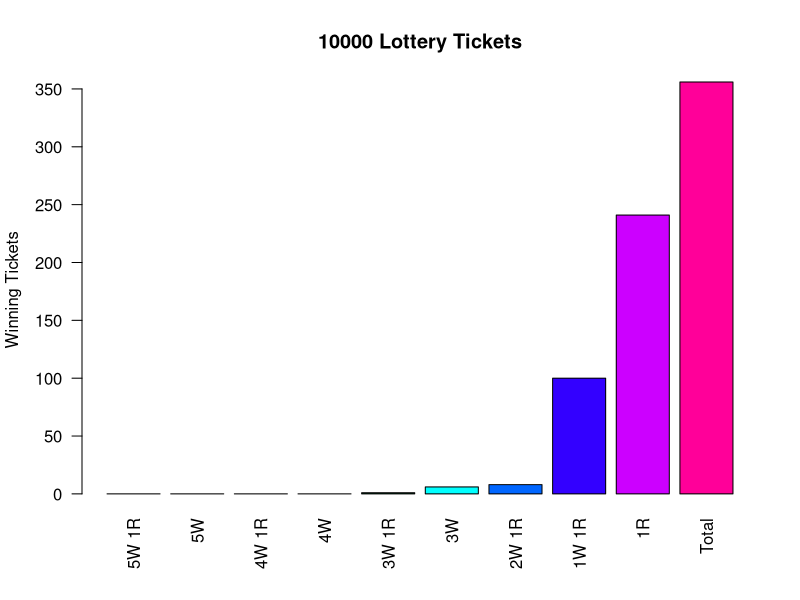
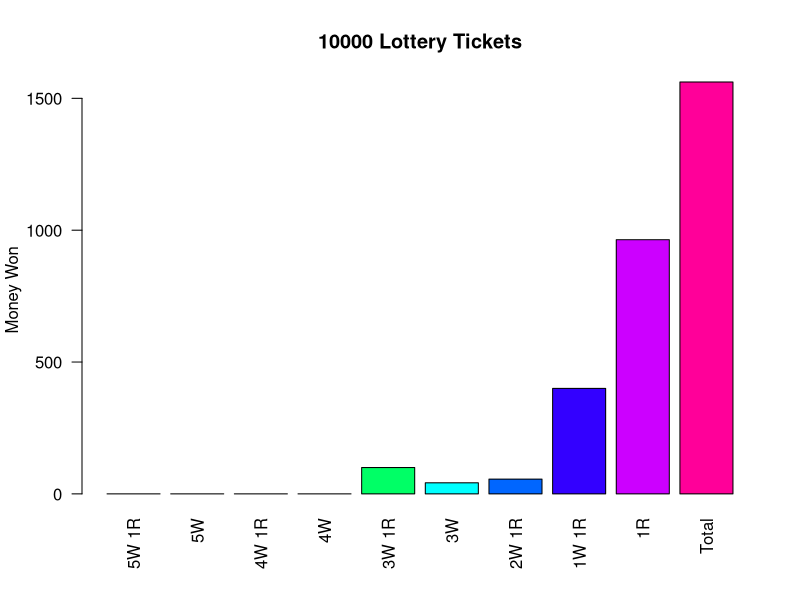
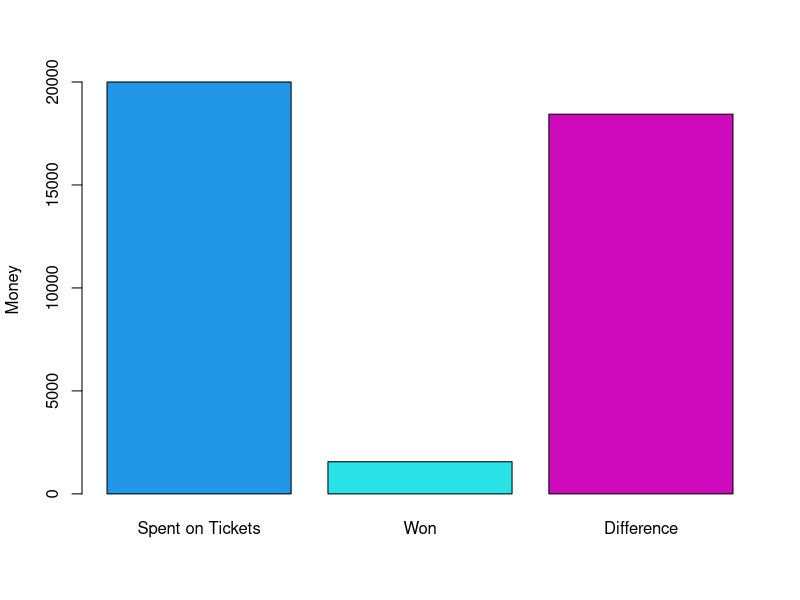

Generate these figures, in order, with R:
## ---- chunk 1
n=as.integer(10000) ## Change the amount of tickets bought here

## ---- chunk 2
GRANDPRIZE=as.integer(60000000) #Change grand prize here
## ---- chunk 3
winning.ticket=c(sort(sample(69,5)),sample(26,1))
winning.ticket
ticket=NULL
ticket=list(ticket)

powerball=rep(1:26,ceiling(n/26)+1)
#for (i in 1:n){ 
#  ticket[[i]]= c(sort(sample(69,5)),powerball[i])
#}
for (i in 1:n){ 
  ticket[[i]]= c(sort(sample(69,5)),sample(26,1))
}
sum.5w.1r=0
sum.5w=0
sum.4w.1r=0
sum.4w=0
sum.3w.1r=0
sum.3w=0
sum.2w.1r=0
sum.1w.1r=0
sum.1r=0
win.ticket=NULL
win.ticket=list(win.ticket)
for(i in 1:n){
if (sum(ticket[[i]]==winning.ticket)==6){
      sum.5w.1r=sum.5w.1r+1
    win.ticket[[i]]=ticket[[i]]}
    else if(sum(ticket[[i]][1:5]==winning.ticket[1:5])==5){
      sum.5w=sum.5w+1
    win.ticket[[i]]=ticket[[i]]}
    else if(sum(ticket[[i]][1:5]%in%winning.ticket[1:5])==4 && sum(ticket[[i]][6]==winning.ticket[6])==1){
      sum.4w.1r=sum.4w.1r+1
    win.ticket[[i]]=ticket[[i]]}
    else if(sum(ticket[[i]][1:5]%in%winning.ticket[1:5])==4){
      sum.4w=sum.4w+1
    win.ticket[[i]]=ticket[[i]]}
    else if(sum(ticket[[i]][1:5]%in%winning.ticket[1:5])==3 && sum(ticket[[i]][6]==winning.ticket[6])==1){
      sum.3w.1r=sum.3w.1r+1
    win.ticket[[i]]=ticket[[i]]}
    else if(sum(ticket[[i]][1:5]%in%winning.ticket[1:5])==3){
      sum.3w=sum.3w+1
    win.ticket[[i]]=ticket[[i]]}
    else if(sum(ticket[[i]][1:5]%in%winning.ticket[1:5])==2 && sum(ticket[[i]][6]==winning.ticket[6])==1){
      sum.2w.1r=sum.2w.1r+1
    win.ticket[[i]]=ticket[[i]]}
    else if(sum(ticket[[i]][1:5]%in%winning.ticket[1:5])==1 && sum(ticket[[i]][6]==winning.ticket[6])==1){
      sum.1w.1r=sum.1w.1r+1
    win.ticket[[i]]=ticket[[i]]}
    else if(sum(ticket[[i]][6]==winning.ticket[6])==1){
      sum.1r=sum.1r+1
    win.ticket[[i]]=ticket[[i]]
    }
}
win.ticket=split(unlist(win.ticket), ceiling(seq_along(unlist(win.ticket))/6))
winnings=sum.5w.1r*GRANDPRIZE+sum.5w*1000000+sum.4w.1r*50000+sum.4w*100+sum.3w.1r*100+sum.3w*7+sum.2w.1r*7+sum.1w.1r*4+sum.1r*4
## ---- chunk 4
 ## **Winning Tickets** 
for(i in 1:length(win.ticket)){
  if (sum(win.ticket[[i]]==winning.ticket)==6)
    print(paste(win.ticket[i],"5 Whites + Powerball Matched ($Grand Prize)"))
  
  else if(sum(win.ticket[[i]][1:5]==winning.ticket[1:5])==5)
    print(paste(win.ticket[i],"5 Whites Matched ($1,000,000"))
  
  else if(sum(win.ticket[[i]]%in%winning.ticket[1:5])==4 && sum(ticket[[i]][6]==winning.ticket[6])==1)
    print(paste(win.ticket[i],"4 Whites + Powerball Matched ($50,000)"))
  
  else if(sum(win.ticket[[i]][1:5]%in%winning.ticket[1:5])==4)
    print(paste(win.ticket[i],"4 Whites Matched ($100)"))
    
  else if(sum(win.ticket[[i]][1:5]%in%winning.ticket[1:5])==3 && sum(ticket[[i]][6]==winning.ticket[6])==1)
    print(paste(win.ticket[i],"3 Whites + Powerball Matched ($100)"))
  
else if(sum(win.ticket[[i]][1:5]%in%winning.ticket[1:5])==2 && sum(ticket[[i]][6]==winning.ticket[6])==1)
    print(paste(win.ticket[i],"2 Whites + Powerball Matched ($7)"))  
    
  else if(sum(win.ticket[[i]][1:5]%in%winning.ticket[1:5])==3)
    print(paste(win.ticket[i],"3 Whites Matched ($7)"))
    
  else if(sum(win.ticket[[i]][1:5]%in%winning.ticket[1:5])==1 && sum(ticket[[i]][6]==winning.ticket[6])==1)
    print(paste(win.ticket[i],"1 White + Powerball Matched ($4)"))
    
  else if(sum(win.ticket[[i]][6]==winning.ticket[6])==1)
    print(paste(win.ticket[i],"Power Ball Matched ($4)"))
}
## ---- chunk 5
win.ticket2=win.ticket
for(i in 1:length(win.ticket2)){
  if (sum(win.ticket2[[i]]==winning.ticket)==6)
    win.ticket2[[i]][7]=9+100
  else if(sum(win.ticket2[[i]][1:5]==winning.ticket[1:5])==5)
    win.ticket2[[i]][7]=8+100  
  else if(sum(win.ticket2[[i]]%in%winning.ticket[1:5])==4 && sum(win.ticket2[[i]][6]==winning.ticket[6])==1)
    win.ticket2[[i]][7]=7+100
  else if(sum(win.ticket2[[i]][1:5]%in%winning.ticket[1:5])==4)
    win.ticket2[[i]][7]=6+100
  else if(sum(win.ticket2[[i]][1:5]%in%winning.ticket[1:5])==3 && sum(win.ticket2[[i]][6]==winning.ticket[6])==1)
    win.ticket2[[i]][7]=5+100
  else if(sum(win.ticket2[[i]][1:5]%in%winning.ticket[1:5])==3)
    win.ticket2[[i]][7]=3+100
  else if(sum(win.ticket2[[i]][1:5]%in%winning.ticket[1:5])==2 && sum(win.ticket2[[i]][6]==winning.ticket[6])==1)
    win.ticket2[[i]][7]=4+100
  else if(sum(win.ticket2[[i]][1:5]%in%winning.ticket[1:5])==1 && sum(win.ticket2[[i]][6]==winning.ticket[6])==1)
    win.ticket2[[i]][7]=2+100
  else if(sum(win.ticket2[[i]][6]==winning.ticket[6])==1)
    win.ticket2[[i]][7]=1+100
}
po=unlist(win.ticket2)
names(po)=NULL
best.ticket=which(po[seq(7,length(win.ticket2)*7,by=7)]==max(po[seq(7,length(win.ticket2)*7,by=7)]))[1]

best.ticket=win.ticket[[best.ticket]]
la=TRUE
while(la){
       if (sum(best.ticket==winning.ticket)==6){
    print(cat(best.ticket,"     5 Whites + Powerball Matched ($Grand Prize)"))
         print(break)
       }
       if(sum(best.ticket[1:5]==winning.ticket[1:5])==5){ 
    print(cat(best.ticket,"     5 Whites Matched ($1,000,000"))
         print(break)
       }
       if(sum(best.ticket%in%winning.ticket[1:5])==4 && sum(best.ticket[6]==winning.ticket[6])==1){ 
    print(cat(best.ticket,"     4 Whites + Powerball Matched ($50,000)"))
         print(break)
       }
       if(sum(best.ticket[1:5]%in%winning.ticket[1:5])==4){ 
    print(cat(best.ticket,"     4 Whites Matched ($100)"))
         print(break)
       }
       if(sum(best.ticket[1:5]%in%winning.ticket[1:5])==3 && sum(best.ticket[6]==winning.ticket[6])==1){ 
    print(cat(best.ticket,"     3 Whites + Powerball Matched ($100)"))
         print(break)
       }
       if(sum(best.ticket[1:5]%in%winning.ticket[1:5])==2 && sum(best.ticket[6]==winning.ticket[6])==1){ 
    print(cat(best.ticket,"     2 Whites + Powerball Matched ($7)"))
         print(break)
       }
       if(sum(best.ticket[1:5]%in%winning.ticket[1:5])==3){
          cat(best.ticket,"     3 Whites Matched ($7)")
         print(break)
       }
       if(sum(best.ticket[1:5]%in%winning.ticket[1:5])==1 && sum(best.ticket[6]==winning.ticket[6])==1){ 
    print(cat(best.ticket,"     1 White + Powerball Matched ($4)"))
         print(break)
       }
       if(sum(best.ticket[6]==winning.ticket[6])==1){ 
    print(cat(best.ticket,"     Power Ball Matched ($4)"))
         print(break)
         
       }
  
}
## ---- chunk 6
x=c(sum.5w.1r,sum.5w,sum.4w.1r,sum.4w,sum.3w.1r,sum.3w,sum.2w.1r,sum.1w.1r,sum.1r,length(win.ticket))
barplot(x,las=2,names.arg=c("5W 1R","5W","4W 1R","4W","3W 1R","3W","2W 1R","1W 1R","  1R","Total"),col=rainbow(10),main=paste(n,"Lottery Tickets"),ylab="Winning Tickets")

## ---- chunk 7
y=c("Grand Prize","1,000,000","50,000","100","100","7","7","4","4","Total")


x=c(sum.5w.1r*GRANDPRIZE, sum.5w*1000000, sum.4w.1r*50000, sum.4w*100,sum.3w.1r*100, sum.3w*7, sum.2w.1r*7, sum.1w.1r*4, sum.1r*4,winnings)
barplot(x,las=2,names.arg=c("5W 1R","5W","4W 1R","4W","3W 1R","3W","2W 1R","1W 1R","1R","Total"),col=rainbow(10),main=paste(n,"Lottery Tickets"),ylab="Money Won")


## ---- chunk 8
barplot(c(2*n,winnings,abs(2*n-winnings)),col=c(44:46),names.arg=c("Spent on Tickets","Won","Difference"),ylab="Money")
## ---- chunk 9
cat(  " You spent $", as.integer(2*n),"and won $", as.integer(winnings),"", "\n",
      as.integer(length(win.ticket)), "out of", n , "tickets were winners.","\n",
      "You lost $", (2*n)-winnings,"(if negative you won!!).","\n","\n",
      "You got 5 White + Powerball   ", sum.5w.1r, "time(s).","\n",
      "You got 5 White               ", sum.5w, "time(s).","\n",
      "You got 4 White + Powerball   ", sum.4w.1r, "time(s).","\n",
      "You got 4 White               ", sum.4w, "time(s),","\n",
      "You got 3 White + Powerball   ", sum.3w.1r, "time(s).","\n",
      "You got 3 White               ", sum.3w, "time(s),","\n",
      "You got 2 White + Powerball   ", sum.2w.1r, "time(s).","\n",
      "You got 1 White + Powerball   ", sum.1w.1r, "time(s).","\n",
      "You got Powerball             ", sum.1r, "time(s)."
      )
